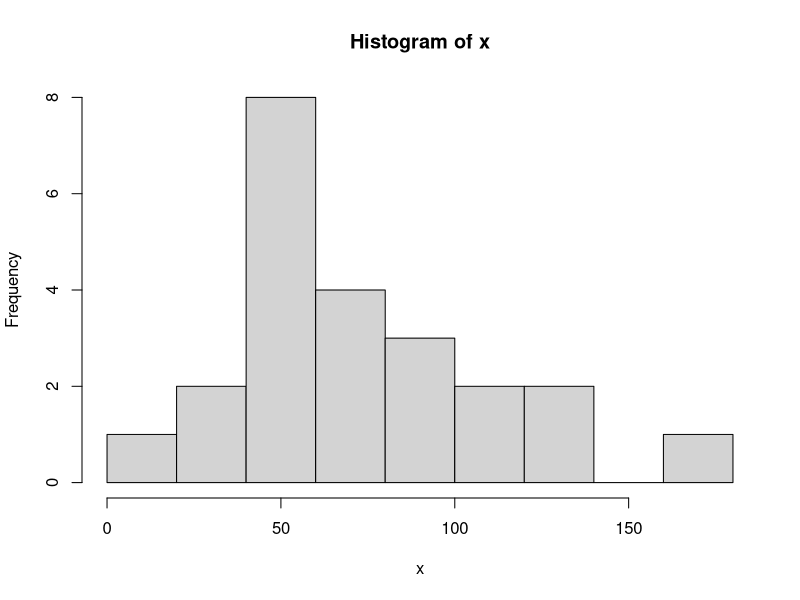
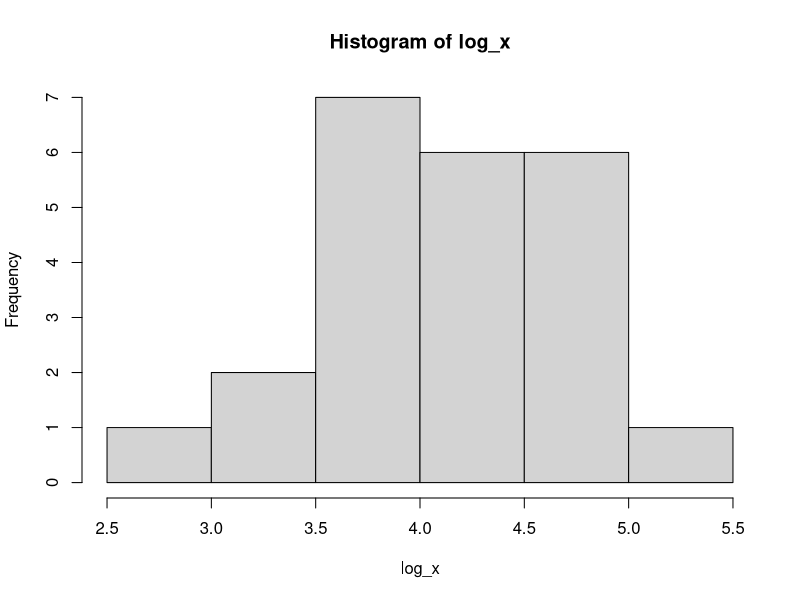

The R script that drew these images, in order: (Note: this script raises an error after producing the figures.)
## ---- chunk 1

observado <- c(2162, 738, 228, 2876)

probabilidad_hipotetica <- c(1 / 3, 1 / 8, 1 / 24, 1 / 2)

chisq.test(x = observado, p = probabilidad_hipotetica)
## ---- chunk 2
x <- c(
  17.88, 28.92, 33, 41.52, 42.12, 45.6, 48.8, 51.84, 51.96, 54.12, 55.56,
  67.8, 68.44, 68.64, 68.88, 84.12, 93.12, 98.64, 105.12, 105.84, 127.92,
  128.04, 173.4
)

log_x <- log(x)
## ---- chunk 3
hist(x)
hist(log_x)
## ---- chunk 4

cortes <- qnorm(
  p = c(0, 1 / 4, 2 / 4, 3 / 4, 1),
  mean = log(50),
  sd = sqrt(0.25)
)

(intervalos <- cut(c(0, 10), breaks = cortes))

(conteos <- cut(log_x, breaks = cortes))

summary(conteos)
## ---- chunk 5
conteos <- summary(conteos)

chisq.test(conteos)
## ---- chunk 6

cortes <- qnorm(
    p = c(0, 1 / 4, 2 / 4, 3 / 4, 1),
    mean = log(50),
    sd = sqrt(0.25)
)

log_versomilitud <- function(par, cortes, log_x) {
  G <- length(cortes)
  mu <- par[1]
  sigma <- par[2]

  pi <- numeric()
  for (k in 1:(G - 1)) {
    pi[k] <- pnorm(q = cortes[k + 1], mean = mu, sd = sigma) -
      pnorm(q = cortes[k], mean = mu, sd = sigma)
  }

  conteos <- cut(log_x, breaks = cortes)
  conteos <- summary(conteos)

  l <- -sum(conteos * log(pi))

  return(l)
}

sol <- optim(
  par = c(0, 1),
  fn = log_versomilitud,
  cortes = cortes,
  log_x = log_x
)

sol$par
## ---- chunk 7
G <- length(cortes)
mu <- mean(log_x)
sigma <- sd(log_x)

pi <- numeric()
for (k in 1:(G - 1)) {
  pi[k] <- pnorm(q = cortes[k + 1], mean = mu, sd = sigma) -
    pnorm(q = cortes[k], mean = mu, sd = sigma)
}

pi
## ---- chunk 8
chisq.test(conteos, p = pi)
## ---- chunk 9

ggplot(data = data.frame(x = c(2.5, 6)), aes(x)) +
  geom_histogram(
    data = data.frame(x = log_x),
    aes(x, y = ..density..),
    color = "white"
  ) +
  stat_function(
    fun = dnorm,
    args = list(mean = log(50), sd = sqrt(0.25)),
    aes(color = "Hipótesis Manual"),
    size = 2
  ) +
  stat_function(
    fun = dnorm,
    args = list(mean = sol$par[1], sd = sol$par[2]),
    aes(color = "Hipótesis con Optimización"),
    size = 2
  ) +
  stat_function(
    fun = dnorm,
    args = list(mean = mean(log_x), sd = sd(log_x)),
    aes(color = "Hipótesis con MLE"),
    size = 2
  ) +
  theme_minimal()
## ---- chunk 10
df <- data.frame(
  conteos = c(0, 1, 2, 3, 4),
  observaciones = c(144, 91, 32, 11, 2)
)

ggplot(df, aes(x = conteos, y = observaciones)) +
  geom_col() +
  theme_minimal()
## ---- chunk 11

total <- sum(df$observaciones)

ggplot(data = data.frame(x = c(0, 4)), aes(x)) +
  geom_col(data = df, aes(x = conteos, y = observaciones / total)) +
  stat_function(
    fun = dpois,
    args = list(lambda = 0.7),
    aes(color = "Hipótesis con MLE"),
    size = 2,
    geom = "col"
  ) +
  theme_minimal()
